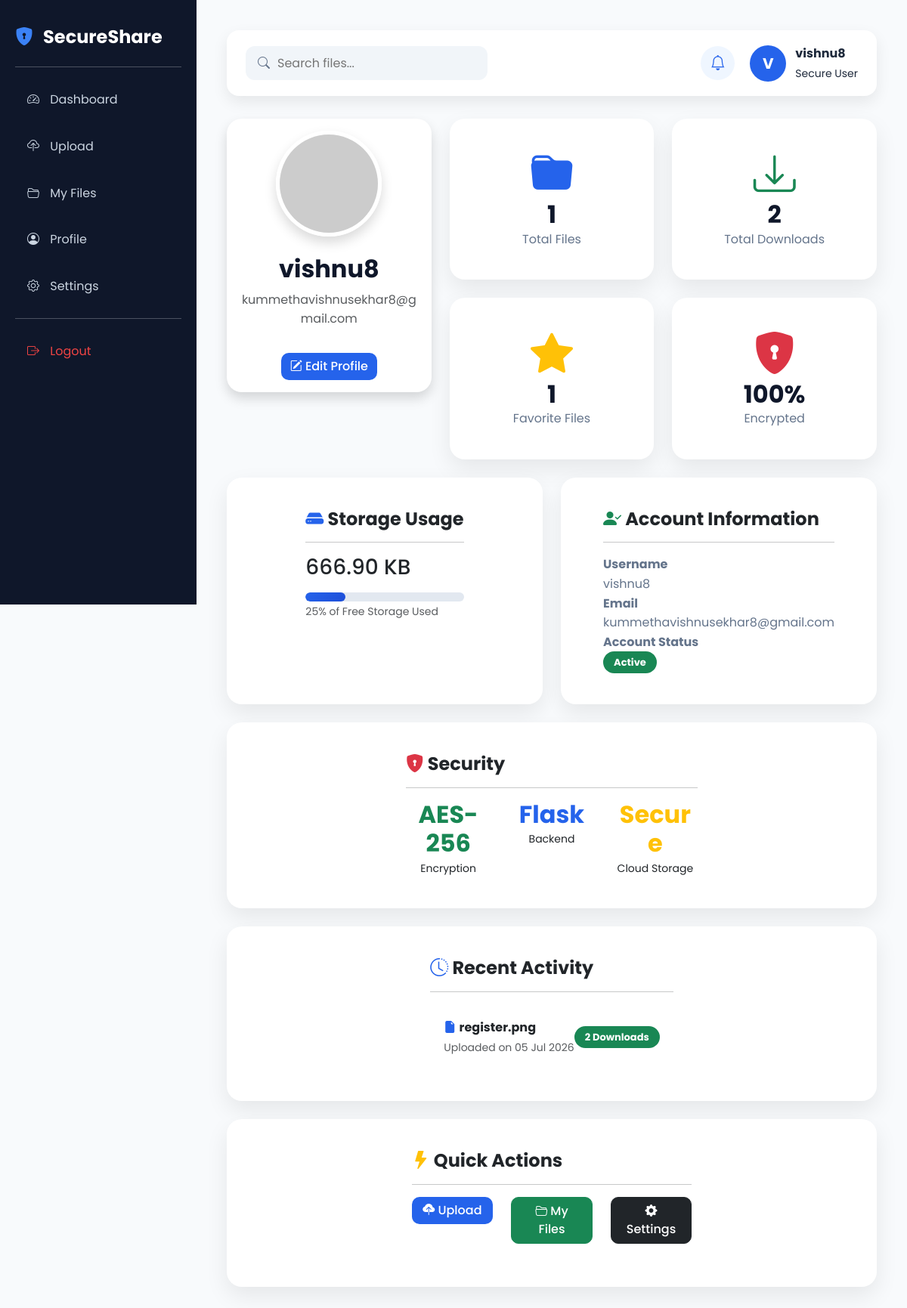
The app's page /profile (signed in) with its own data.
### models.py (models this page shows)
class User(UserMixin, db.Model):
    id = db.Column(db.Integer, primary_key=True)
    username = db.Column(db.String(100), unique=True, nullable=False)
    email = db.Column(db.String(120), unique=True, nullable=False)
    password = db.Column(db.String(200), nullable=False)
    is_admin = db.Column(
        db.Boolean,
        default=False
    )
    files = db.relationship(
        "File",
        backref="owner",
        lazy=True,
        cascade="all, delete-orphan"
    )

class File(db.Model):
    id = db.Column(db.Integer, primary_key=True)
    filename = db.Column(
        db.String(255),
        nullable=False
    )
    encrypted_filename = db.Column(
        db.String(255),
        nullable=False
    )
    filesize = db.Column(
        db.Float,
        default=0
    )
    upload_date = db.Column(
        db.DateTime,
        default=datetime.utcnow
    )
    downloads = db.Column(
        db.Integer,
        default=0
    )
    favorite = db.Column(
        db.Boolean,
        default=False
    )
    shared = db.Column(
        db.Boolean,
        default=False
    )
    share_token = db.Column(
        db.String(120),
        unique=True,
        nullable=True
    )
    expiry_date = db.Column(
        db.DateTime,
        nullable=True
    )
    share_password = db.Column(
        db.String(255),
        nullable=True
    )
    user_id = db.Column(
        db.Integer,
        db.ForeignKey("user.id"),
        nullable=False
    )

### auth.py (the view)
@app.route("/profile")
@login_required
def profile():
    return render_template(
        "profile.html"
    )

### app.py (called while the page is built)
@login_manager.user_loader
def load_user(user_id):
    return User.query.get(int(user_id))

### templates/profile.html (shortened to what this page needs)
{% extends "base.html" %}
{% block content %}
{% include "components/sidebar.html" %}
<div class="dashboard-content">
    {% include "components/dashboard_header.html" %}
    <div class="row">
        <div class="col-lg-4">
            <div class="card shadow border-0 profile-card">
                <div class="card-body text-center">
                    <img
                    src="https://ui-avatars.com/api/?name={{ current_user.username }}&background=2563eb&color=fff&size=180"
                    class="rounded-circle shadow mb-4"
                    width="140">
                    <h2 class="fw-bold">
                        {{ current_user.username }}
                    </h2>
                    <p class="text-muted">
                        {{ current_user.email }}
                    </p>
                    <button class="btn btn-primary mt-3">
                        <i class="bi bi-pencil-square"></i>
                        Edit Profile
                    </button>
                </div>
            </div>
        </div>
        <div class="col-lg-8">
            <div class="row g-4">
                <div class="col-md-6">
                    <div class="card stat-card">
                        <div class="card-body text-center">
                            <i class="bi bi-folder-fill display-4 text-primary"></i>
                            <h2>
                                {{ current_user.files|length }}
                            </h2>
                            <p>Total Files</p>
                        </div>
                    </div>
                </div>
                <div class="col-md-6">
                    <div class="card stat-card">
                        <div class="card-body text-center">
                            <i class="bi bi-download display-4 text-success"></i>
                            <h2>
                                {{ current_user.files|sum(attribute='downloads') }}
                            </h2>
                            <p>Total Downloads</p>
                        </div>
                    </div>
                </div>
                <div class="col-md-6">
                    <div class="card stat-card">
                        <div class="card-body text-center">
                            <i class="bi bi-star-fill display-4 text-warning"></i>
                            <h2>
                                {{ current_user.files
                                |selectattr("favorite")
                                |list
                                |length }}
                            </h2>
                            <p>Favorite Files</p>
                        </div>
                    </div>
                </div>
                <div class="col-md-6">
                    <div class="card stat-card">
                        <div class="card-body text-center">
                            <i class="bi bi-shield-lock-fill display-4 text-danger"></i>
                            <h2>
                                100%
                            </h2>
                            <p>Encrypted</p>
                        </div>
                    </div>
                </div>
            </div>
        </div>
    </div>
<div class="row mt-4">
    <div class="col-lg-6 mb-4">
        <div class="card stat-card h-100">
            <div class="card-body">
                <h4 class="fw-bold">
                    <i class="bi bi-hdd-fill text-primary"></i>
                    Storage Usage
                </h4>
                <hr>
                <h3>
                    {{ "%.2f"|format(current_user.files|sum(attribute='filesize')) }} KB
                </h3>
                <div class="progress mt-3" style="height:12px;">
                    <div
                        class="progress-bar bg-primary"
                        style="width:25%">
                    </div>
                </div>
                <small class="text-muted">
                    25% of Free Storage Used
                </small>
            </div>
        </div>
    </div>
    <div class="col-lg-6 mb-4">
        <div class="card stat-card h-100">
            <div class="card-body">
                <h4 class="fw-bold">
                    <i class="bi bi-person-check-fill text-success"></i>
                    Account Information
                </h4>
                <hr>
                <p>
                    <strong>Username</strong><br>
                    {{ current_user.username }}
                </p>
                <p>
                    <strong>Email</strong><br>
                    {{ current_user.email }}
                </p>
                <p>
                    <strong>Account Status</strong><br>
                    <span class="badge bg-success">
                        Active
                    </span>
                </p>
            </div>
        </div>
    </div>
</div>
<div class="card stat-card mb-4">
    <div class="card-body">
        <h4 class="fw-bold">
            <i class="bi bi-shield-lock-fill text-danger"></i>
            Security
        </h4>
        <hr>
        <div class="row">
            <div class="col-md-4 text-center">
                <h2 class="text-success">
                    AES-256
                </h2>
                <small>Encryption</small>
            </div>
            <div class="col-md-4 text-center">
                <h2 class="text-primary">
                    Flask
                </h2>
                <small>Backend</small>
            </div>
            <div class="col-md-4 text-center">
                <h2 class="text-warning">
                    Secure
                </h2>
                <small>Cloud Storage</small>
            </div>
        </div>
    </div>
</div>
<div class="card stat-card mb-4">
    <div class="card-body">
        <h4 class="fw-bold">
            <i class="bi bi-clock-history text-primary"></i>
            Recent Activity
        </h4>
        <hr>
        {% if current_user.files %}
        <div class="list-group list-group-flush">
            {% for file in current_user.files[-5:]|reverse %}
            <div class="list-group-item d-flex justify-content-between align-items-center">
                <div>
                    <i class="bi bi-file-earmark-fill text-primary"></i>
                    <strong>{{ file.filename }}</strong>
                    <br>
                    <small class="text-muted">
                        Uploaded on {{ file.upload_date.strftime("%d %b %Y") }}
                    </small>
                </div>
                <span class="badge bg-success">
                    {{ file.downloads }} Downloads
                </span>
            </div>
            {% endfor %}
        </div>
        {% endif %}
    </div>
</div>
<div class="card stat-card">
    <div class="card-body">
        <h4 class="fw-bold">
            <i class="bi bi-lightning-fill text-warning"></i>
            Quick Actions
        </h4>
        <hr>
        <div class="row text-center">
            <div class="col-md-4 mb-3">
                <a href="/upload" class="btn btn-primary w-100">
                    <i class="bi bi-cloud-upload-fill"></i>
                    Upload
                </a>
            </div>
            <div class="col-md-4 mb-3">
                <a href="/files" class="btn btn-success w-100">
                    <i class="bi bi-folder2-open"></i>
                    My Files
                </a>
            </div>
            <div class="col-md-4 mb-3">
                <a href="/settings" class="btn btn-dark w-100">
                    <i class="bi bi-gear-fill"></i>
                    Settings
                </a>
            </div>
        </div>
    </div>
</div>
{% endblock %}

### templates/base.html (shortened to what this page needs)
<!DOCTYPE html>
<html lang="en">
<head>
<link href="https://cdn.jsdelivr.net/npm/bootstrap@5.3.3/dist/css/bootstrap.min.css" rel="stylesheet">
<link href="https://cdn.jsdelivr.net/npm/bootstrap-icons@1.11.3/font/bootstrap-icons.css" rel="stylesheet">
<link rel="stylesheet" href="{{ url_for('static', filename='css/style.css') }}">
</head>
<body>
{% block content %}
{% endblock %}
</body>
</html>

### templates/components/sidebar.html
<div class="sidebar">
    <div class="logo">
        <i class="bi bi-shield-lock-fill"></i>
        <span>SecureShare</span>
    </div>
    <hr>
    <a href="/dashboard">
        <i class="bi bi-speedometer2"></i>
        Dashboard
    </a>
    <a href="/upload">
        <i class="bi bi-cloud-upload"></i>
        Upload
    </a>
    <a href="/files">
        <i class="bi bi-folder2-open"></i>
        My Files
    </a>
    <a href="/profile">
        <i class="bi bi-person-circle"></i>
        Profile
    </a>
    <a href="/settings">
        <i class="bi bi-gear"></i>
        Settings
    </a>
    <hr>
    <a href="/logout" class="logout">
        <i class="bi bi-box-arrow-right"></i>
        Logout
    </a>
</div>

### templates/components/dashboard_header.html
<div class="dashboard-header">
    <div class="header-search">
        <i class="bi bi-search"></i>
        <input
            type="text"
            placeholder="Search files...">
    </div>
    <div class="header-right">
        <button class="notification-btn">
            <i class="bi bi-bell"></i>
        </button>
        <div class="user-info">
            <div class="user-avatar">
                {{ current_user.username[0]|upper }}
            </div>
            <div>
                <strong>{{ current_user.username }}</strong><br>
                <small>Secure User</small>
            </div>
        </div>
    </div>
</div>

### static/css/style.css (style rules this page uses)
* { margin:0; padding:0; box-sizing:border-box; }
html { scroll-behavior:smooth; }
body { font-family:'Poppins',sans-serif; background:#F8FAFC; color:#1E293B; line-height:1.6; }
a { text-decoration:none; }
.btn { border-radius:10px; font-weight:500; transition:.3s; }
.card { border:none; border-radius:18px; box-shadow:0 8px 20px rgba(0,0,0,.08); }
.text-primary { color:#2563EB !important; }
.bg-primary { background:linear-gradient(135deg,#2563EB,#1D4ED8)!important; }
.card { border:none; border-radius:20px; box-shadow:0 15px 35px rgba(0,0,0,.12); }
.card h2 { color:#0F172A; }
.btn-primary { background:#2563EB; border:none; }
.card { animation:fadeIn .6s ease; }
.sidebar { position:fixed; left:0; top:0; width:260px; height:100vh; background:#0F172A; color:white; padding:30px 20px; overflow-y:auto; }
.sidebar .logo { font-size:24px; font-weight:700; margin-bottom:20px; }
.sidebar .logo i { color:#3B82F6; margin-right:8px; }
.sidebar a { display:block; color:#CBD5E1; padding:14px 16px; border-radius:10px; margin-bottom:8px; transition:.3s; text-decoration:none; }
.sidebar a i { margin-right:10px; }
.sidebar .logout { color:#EF4444; }
.dashboard-content { margin-left:260px; padding:40px; min-height:100vh; background:#F8FAFC; }
.dashboard-content .card { transition:0.3s; }
.progress { border-radius:20px; }
.progress-bar { border-radius:20px; }
.dashboard-header { display:flex; justify-content:space-between; align-items:center; background:#fff; padding:18px 25px; border-radius:16px; margin-bottom:30px; box-shadow:0 8px 20px rgba(0,0,0,.08); }
.header-search { display:flex; align-items:center; background:#F1F5F9; padding:10px 16px; border-radius:12px; width:320px; }
.header-search i { color:#64748B; margin-right:10px; }
.header-search input { border:none; outline:none; background:transparent; width:100%; }
.header-right { display:flex; align-items:center; gap:20px; }
.notification-btn { width:45px; height:45px; border:none; border-radius:50%; background:#EFF6FF; color:#2563EB; font-size:20px; transition:.3s; }
.user-info { display:flex; align-items:center; gap:12px; }
.user-avatar { width:48px; height:48px; border-radius:50%; background:#2563EB; color:white; display:flex; align-items:center; justify-content:center; font-weight:700; font-size:20px; }
.progress { height:14px; border-radius:20px; overflow:hidden; background:#E2E8F0; }
.progress-bar { font-weight:600; font-size:12px; border-radius:20px; transition:width .4s ease; }
.badge { padding:8px 14px; border-radius:20px; font-size:13px; }
.profile-card { border-radius:20px; box-shadow:0 15px 35px rgba(0,0,0,.08); }
.profile-card img { border:5px solid white; }
.stat-card { border:none; border-radius:18px; box-shadow:0 12px 30px rgba(0,0,0,.06); transition:.3s; }
.list-group-item { border:none; padding:18px; transition:.3s; }
.profile-card { animation:profileFade .6s ease; }
.progress { height:12px; border-radius:50px; }
.progress-bar { border-radius:50px; }
.stat-card { background:#fff; border-radius:20px; padding:25px; display:flex; align-items:center; gap:20px; box-shadow:0 12px 30px rgba(0,0,0,.08); transition:.3s; }
.stat-card h2 { margin:0; font-size:32px; font-weight:700; }
.stat-card p { margin:0; color:#64748B; }

### records on screen
User: username "V", username "vishnu8", email "kummethavishnusekhar8@gmail.com"
File: filename "register.png", upload_date "05 Jul 2026", downloads "2"

### other values on screen
{{ current_user.files|length }} "1"
{{ current_user.files|sum(attribute='downloads') }} "2"
{{ "%.2f"|format(current_user.files|sum(attribute='filesize')) }} "666.90"
